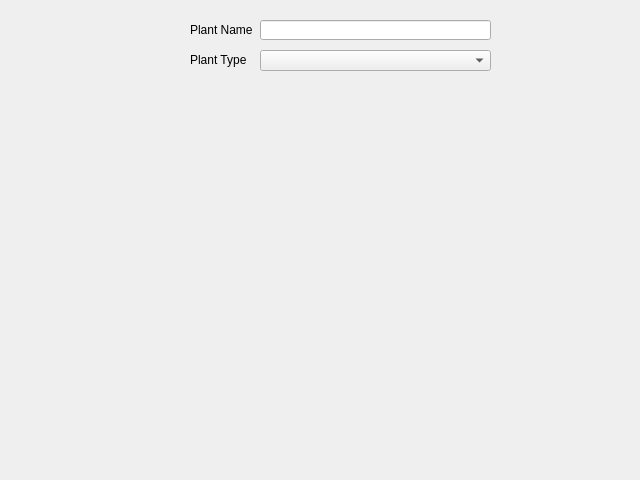
<?xml version="1.0" encoding="UTF-8"?>
<ui version="4.0">
 <class>ConfigureWindow</class>
 <widget class="QWidget" name="ConfigureWindow">
  <property name="geometry">
   <rect>
    <x>0</x>
    <y>0</y>
    <width>640</width>
    <height>480</height>
   </rect>
  </property>
  <property name="windowTitle">
   <string>Form</string>
  </property>
  <widget class="QLineEdit" name="lineEdit">
   <property name="geometry">
    <rect>
     <x>260</x>
     <y>20</y>
     <width>231</width>
     <height>20</height>
    </rect>
   </property>
  </widget>
  <widget class="QLabel" name="plantNameLabel">
   <property name="geometry">
    <rect>
     <x>190</x>
     <y>20</y>
     <width>71</width>
     <height>20</height>
    </rect>
   </property>
   <property name="text">
    <string>Plant Name</string>
   </property>
  </widget>
  <widget class="QPushButton" name="BackButton">
   <property name="geometry">
    <rect>
     <x>0</x>
     <y>0</y>
     <width>91</width>
     <height>101</height>
    </rect>
   </property>
   <property name="text">
    <string/>
   </property>
   <property name="icon">
    <iconset resource="Resources/biobloom.qrc">
     <normaloff>:/BackButtonIcon.png</normaloff>:/BackButtonIcon.png</iconset>
   </property>
   <property name="iconSize">
    <size>
     <width>85</width>
     <height>110</height>
    </size>
   </property>
   <property name="flat">
    <bool>true</bool>
   </property>
  </widget>
  <widget class="QPushButton" name="ApplyButton">
   <property name="geometry">
    <rect>
     <x>0</x>
     <y>100</y>
     <width>91</width>
     <height>101</height>
    </rect>
   </property>
   <property name="text">
    <string/>
   </property>
   <property name="icon">
    <iconset resource="Resources/biobloom.qrc">
     <normaloff>:/ApplyButtonIcon.PNG</normaloff>:/ApplyButtonIcon.PNG</iconset>
   </property>
   <property name="iconSize">
    <size>
     <width>85</width>
     <height>110</height>
    </size>
   </property>
   <property name="flat">
    <bool>true</bool>
   </property>
  </widget>
  <widget class="QComboBox" name="PlantTypeList">
   <property name="geometry">
    <rect>
     <x>260</x>
     <y>50</y>
     <width>231</width>
     <height>21</height>
    </rect>
   </property>
  </widget>
  <widget class="QLabel" name="plantPlantType">
   <property name="geometry">
    <rect>
     <x>190</x>
     <y>50</y>
     <width>71</width>
     <height>20</height>
    </rect>
   </property>
   <property name="text">
    <string>Plant Type</string>
   </property>
  </widget>
 </widget>
 <resources>
  <include location="Resources/biobloom.qrc"/>
 </resources>
 <connections/>
</ui>
